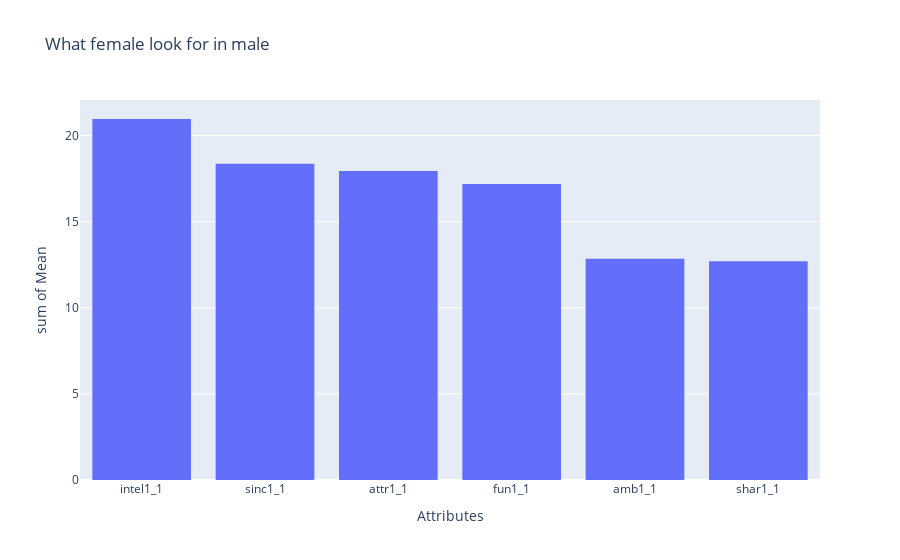
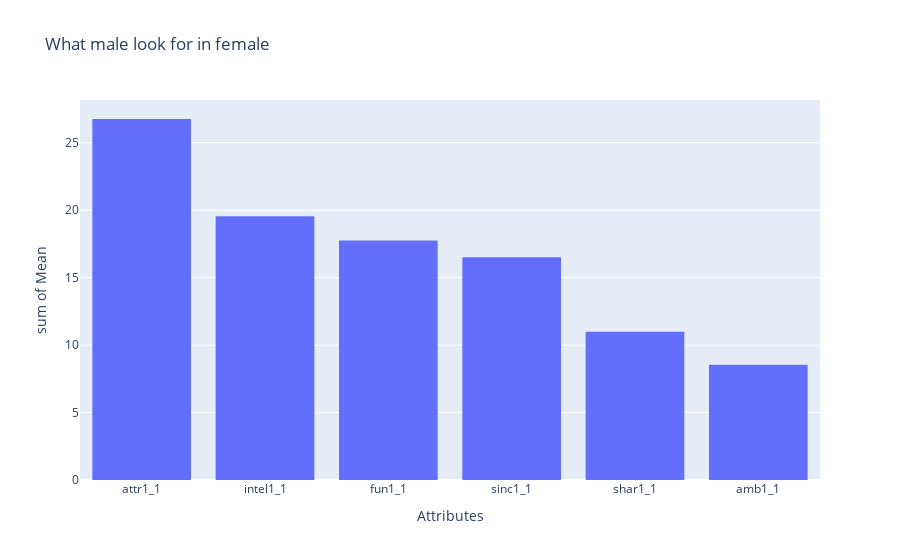

Notebook source saved alongside these figures, in order:
### Code cell
df_clean_female = df_clean.loc[df_clean["gender"]==0,:].mean()\
                                .sort_values(ascending=False)\
                                .drop(["gender","wave"])\
                                .reset_index()
df_clean_female.columns = ['Attributes', 'Mean']

df_clean_male = df_clean.loc[df_clean["gender"]==1,:].mean().sort_values(ascending=False).drop(["gender","wave"]).reset_index()
df_clean_male.columns = ['Attributes', 'Mean']

print("Female:")
display(df_clean_female)
print("Male:")
display(df_clean_male)

fig_histo_female = px.histogram(df_clean_female, x="Attributes", y="Mean", title="What female look for in male")
fig_histo_female.show()
fig_histo_male = px.histogram(df_clean_male, x="Attributes", y="Mean",title="What male look for in female")
fig_histo_male.show()

### Figure 1 — Plotly figure (JSON) as saved in the notebook; plotly's stock layout.template omitted (floating-point values rounded to 4 significant figures)
{"data": [{"alignmentgroup": "True", "bingroup": "x", "histfunc": "sum", "hovertemplate": "Attributes=%{x}<br>sum of Mean=%{y}<extra></extra>", "legendgroup": "", "marker": {"color": "#636efa", "pattern": {"shape": ""}}, "name": "", "offsetgroup": "", "orientation": "v", "showlegend": false, "type": "histogram", "x": ["intel1_1", "sinc1_1", "attr1_1", "fun1_1", "amb1_1", "shar1_1"], "xaxis": "x", "y": [20.95, 18.35, 17.94, 17.19, 12.84, 12.7], "yaxis": "y"}], "layout": {"barmode": "relative", "legend": {"tracegroupgap": 0}, "title": {"text": "What female look for in male"}, "xaxis": {"anchor": "y", "domain": [0, 1], "title": {"text": "Attributes"}}, "yaxis": {"anchor": "x", "domain": [0, 1], "title": {"text": "sum of Mean"}}}}

### Figure 2 — Plotly figure (JSON) as saved in the notebook; plotly's stock layout.template omitted (floating-point values rounded to 4 significant figures)
{"data": [{"alignmentgroup": "True", "bingroup": "x", "histfunc": "sum", "hovertemplate": "Attributes=%{x}<br>sum of Mean=%{y}<extra></extra>", "legendgroup": "", "marker": {"color": "#636efa", "pattern": {"shape": ""}}, "name": "", "offsetgroup": "", "orientation": "v", "showlegend": false, "type": "histogram", "x": ["attr1_1", "intel1_1", "fun1_1", "sinc1_1", "shar1_1", "amb1_1"], "xaxis": "x", "y": [26.76, 19.56, 17.76, 16.51, 11.0, 8.553], "yaxis": "y"}], "layout": {"barmode": "relative", "legend": {"tracegroupgap": 0}, "title": {"text": "What male look for in female"}, "xaxis": {"anchor": "y", "domain": [0, 1], "title": {"text": "Attributes"}}, "yaxis": {"anchor": "x", "domain": [0, 1], "title": {"text": "sum of Mean"}}}}
